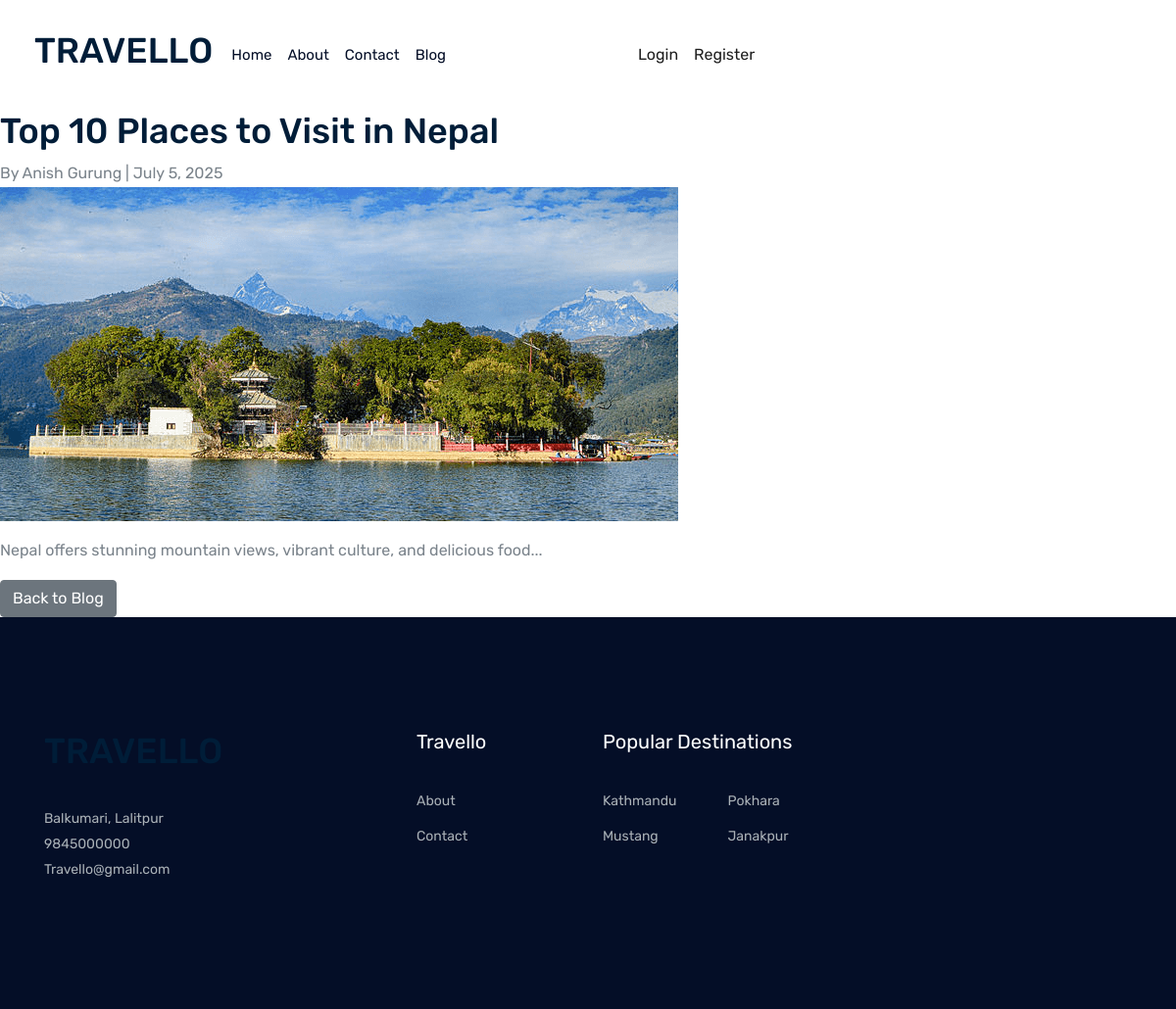
/blog/top-10-places-visit-nepal/, run on the app's committed database.
### yatra/models.py (models this page shows, shortened)
class BlogPost(models.Model):
    title = models.CharField(max_length=200)
    slug = models.SlugField(unique=True)  # for URLs
    author = models.ForeignKey(User, on_delete=models.CASCADE)
    content = models.TextField()
    image = models.ImageField(upload_to='blog_images/', blank=True, null=True)
    created_at = models.DateTimeField(default=timezone.now)
    updated_at = models.DateTimeField(auto_now=True)
    published = models.BooleanField(default=True)
    class Meta:
        ordering = ['-created_at']

### yatra/views.py (the view)
# urls.py: path('blog/<slug:slug>/', views.blog_detail, name='blog_detail'),
def blog_detail(request, slug):
    post = get_object_or_404(BlogPost, slug=slug, published=True)
    return render(request, 'blog_detail.html', {'post': post})

### Templates/blog_detail.html (shortened to what this page needs)
{% extends "main_base.html" %}
{% block content %}
    <h1>{{ post.title }}</h1>
    <p>By {{ post.author.get_full_name }} | {{ post.created_at|date:"F j, Y" }}</p>
    {% if post.image %}
        <img src="{{ post.image.url }}" alt="{{ post.title }}" class="img-fluid mb-3">
    {% endif %}
    <div class="content">
        {{ post.content|linebreaks }}
    </div>
    <a href="{% url 'blog_list' %}" class="btn btn-secondary mt-3">Back to Blog</a>
{% endblock %}

### data on the page
BlogPost: title "Top 10 Places to Visit in Nepal", author.get_full_name "Anish Gurung", created_at "July 5, 2025", image (picture), content "Nepal offers stunning mountain views, vibrant culture, and delicious food..."
